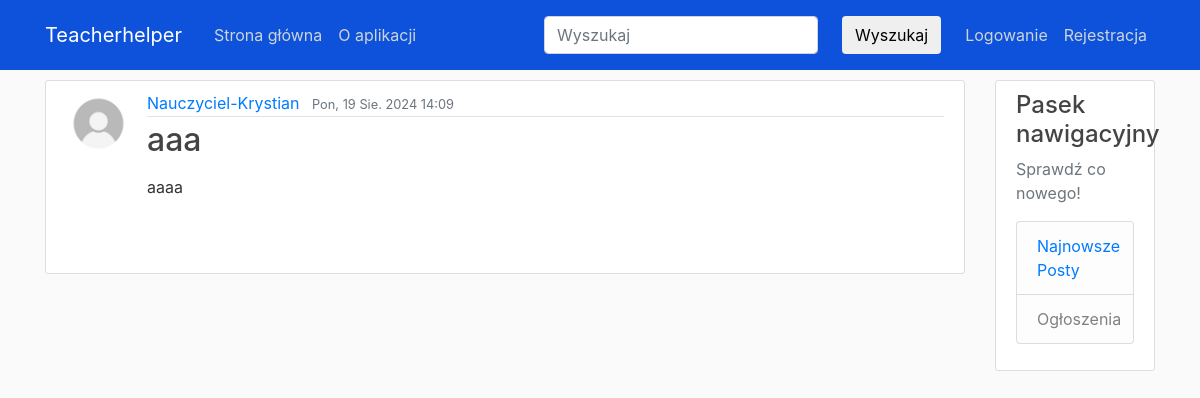
Before: /post/69 with the older database file.
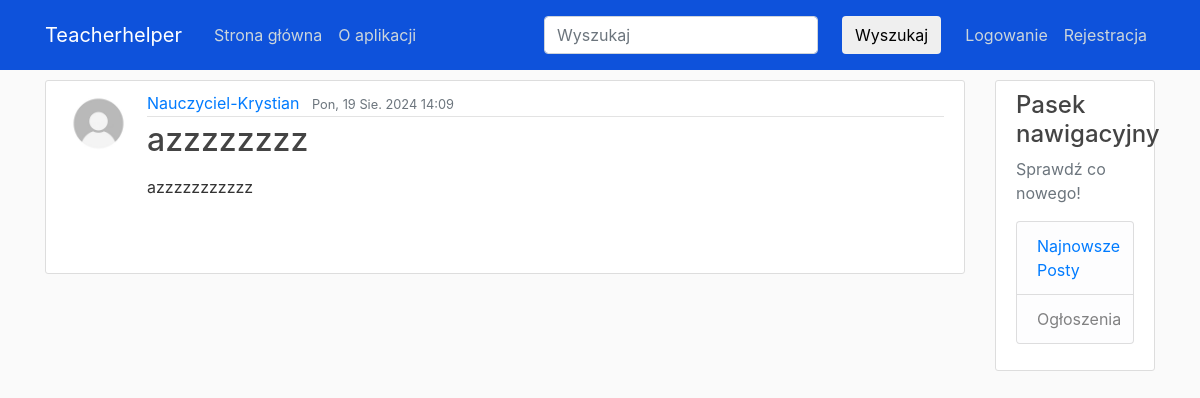
After: the same page with the newer database file.
### blog/models.py (models this page shows, shortened)
class Post(models.Model):
    title = models.CharField(max_length=100, verbose_name='Temat zajęć: ')
    content = models.TextField(verbose_name='Materiały (linki, ciekawostki itp.): ')
    uploaded_file = models.FileField(null=True, blank=True, upload_to='uploaded_files/',
                                     verbose_name='Dodaj jeden plik o dowolnym formacie lub paczkę w formacie .zip/.rar/.7z/.tar : ')
    visibility = models.BooleanField(verbose_name='Gdy zaznaczone - post będzie publiczny', default=True)
    date_posted = models.DateTimeField(default=timezone.now)
    author = models.ForeignKey(User, on_delete=models.CASCADE)
    group = models.ForeignKey(Group, on_delete=models.SET_NULL, null=True, blank=True,
                              verbose_name='Grupa nauczycielska')
    co_creation_enabled = models.BooleanField(default=False, verbose_name="Włącz współtworzenie")
    co_creation_mode = models.CharField(
        max_length=10,
        choices=[('open', 'Otwarta'), ('closed', 'Zamknięta')],
        default='open',
        verbose_name='Tryb współtworzenia'
    )
    co_creation_group = models.ForeignKey(Group, on_delete=models.SET_NULL, null=True, blank=True,
                                          related_name='co_creation_group', verbose_name='Grupa współtworząca')

### users/models.py (models this page shows, shortened)
class Profile(models.Model):
    user = models.OneToOneField(User, on_delete=models.CASCADE)
    image = models.ImageField(default='default.jpg', upload_to='profile_pics', verbose_name='Avatar')

### blog/views.py (the view)
# urls.py: path('post/<int:pk>', PostDetailView.as_view(), name='post-detail'),
class PostDetailView(DetailView):
    model = Post

### blog/templates/blog/post_detail.html (shortened to what this page needs)
{% extends "blog/base.html" %}
{% block content %}
    <article class="media content-section">
        <img class="rounded-circle article-img" src="{{ object.author.profile.image.url }}">
        <div class="media-body">
            <div class="article-metadata">
                <a class="mr-2" href="{% url 'user-posts' object.author.username %}">{{ object.author }}</a>
                <small class="text-muted">{{ object.date_posted|date:'D, d N Y H:i' }}</small>
            </div>
            <h2 class="article-content">{{ object.title }}</h2>
            <p class="article-content">{{ object.content|safe }}</p>
            <br><br>
        </div>
    </article>
{% endblock content %}

Changed rows visible on the page:
changed Post "Nauczyciel-Krystian": title "aaa" → "azzzzzzzz"; content "aaaa" → "azzzzzzzzzzz"
